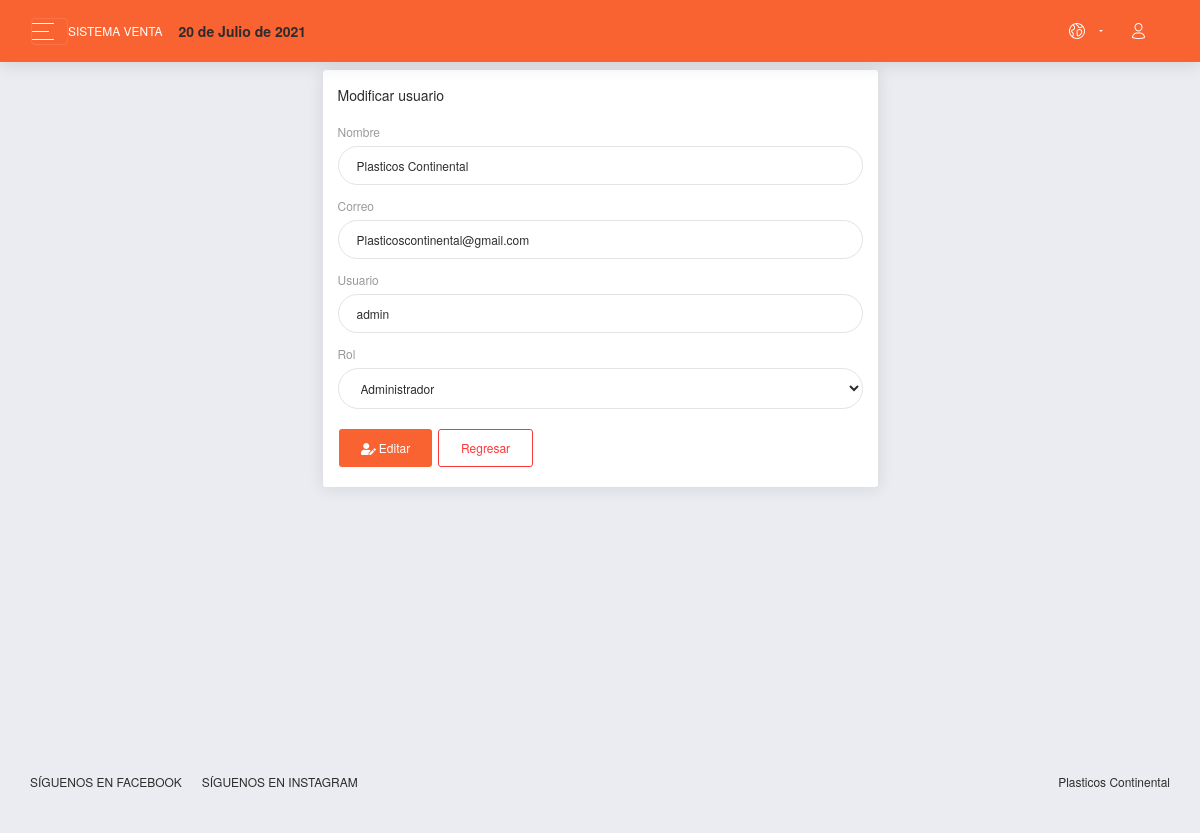
/sistema/editar_usuario.php?id=1 (signed in), run on the app's committed database.
### tables this page shows
CREATE TABLE `usuario` (
  `idusuario` int(11) NOT NULL,
  `nombre` varchar(100) NOT NULL,
  `correo` varchar(100) NOT NULL,
  `usuario` varchar(20) NOT NULL,
  `clave` varchar(50) NOT NULL,
  `rol` int(11) NOT NULL
);

### sistema/editar_usuario.php (the view, shortened to what this page needs)
<?php
include "includes/header.php";
include "../conexion.php";
$idusuario = $_REQUEST['id'];
$sql = mysqli_query($conexion, "SELECT * FROM usuario WHERE idusuario = $idusuario");
$result_sql = mysqli_num_rows($sql);
if ($result_sql == 0) {
  header("Location: lista_usuarios.php");
} else {
  if ($data = mysqli_fetch_array($sql)) {
    $nombre = $data['nombre'];
    $correo = $data['correo'];
    $usuario = $data['usuario'];
    $rol = $data['rol'];
  }
}
?>
<div class="content">
  <div class="row">
    <div class="col-lg-6 m-auto">
      <div class="card">
        <div class="card-header">
          Modificar usuario
        </div>
        <div class="card-body">
          <form class="" action="" method="post">
            <div class="form-group">
              <label for="nombre">Nombre</label>
              <input type="text" placeholder="Ingrese nombre" class="form-control" name="nombre" id="nombre" value="<?php echo $nombre; ?>">
            </div>
            <div class="form-group">
              <label for="correo">Correo</label>
              <input type="text" placeholder="Ingrese correo" class="form-control" name="correo" id="correo" value="<?php echo $correo; ?>">
            </div>
            <div class="form-group">
              <label for="usuario">Usuario</label>
              <input type="text" placeholder="Ingrese usuario" class="form-control" name="usuario" id="usuario" value="<?php echo $usuario; ?>">
            </div>
            <div class="form-group">
              <label for="rol">Rol</label>
              <select name="rol" id="rol" class="form-control">
                <option value="1" <?php
                                  if ($rol == 1) {
                                    echo "selected";
                                  }
                                  ?>>Administrador</option>
              </select>
            </div>
            <button type="submit" class="btn btn-primary"><i class="fas fa-user-edit"></i> Editar</button>
            <a href="lista_usuarios.php" class="btn btn-outline-danger">Regresar</a>
          </form>
        </div>
      </div>
    </div>
  </div>
</div>
<?php include_once "includes/footer.php"; ?>

### data on the page
usuario: nombre "Plasticos Continental", correo "Plasticoscontinental@gmail.com", usuario "admin", rol "Administrador"

### other printed values
fechaPeru() "20 de Julio de 2021"
